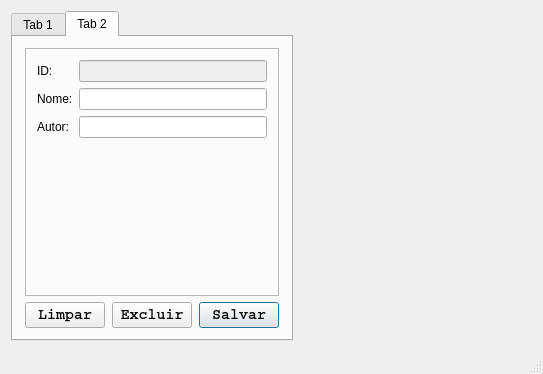
<?xml version="1.0" encoding="UTF-8"?>
<ui version="4.0">
 <class>MainWindow</class>
 <widget class="QMainWindow" name="MainWindow">
  <property name="geometry">
   <rect>
    <x>0</x>
    <y>0</y>
    <width>543</width>
    <height>374</height>
   </rect>
  </property>
  <property name="sizePolicy">
   <sizepolicy hsizetype="Preferred" vsizetype="Preferred">
    <horstretch>0</horstretch>
    <verstretch>0</verstretch>
   </sizepolicy>
  </property>
  <property name="windowTitle">
   <string>Biblioteca Kindle</string>
  </property>
  <widget class="QWidget" name="centralWidget">
   <layout class="QFormLayout" name="formLayout_2">
    <property name="fieldGrowthPolicy">
     <enum>QFormLayout::AllNonFixedFieldsGrow</enum>
    </property>
    <item row="0" column="0">
     <widget class="QTabWidget" name="tabMain">
      <property name="currentIndex">
       <number>1</number>
      </property>
      <widget class="QWidget" name="Livros">
       <attribute name="title">
        <string>Tab 1</string>
       </attribute>
       <layout class="QGridLayout" name="gridLayout">
        <item row="0" column="0">
         <widget class="QTableView" name="tableView">
          <property name="enabled">
           <bool>true</bool>
          </property>
          <property name="autoFillBackground">
           <bool>false</bool>
          </property>
          <property name="sizeAdjustPolicy">
           <enum>QAbstractScrollArea::AdjustIgnored</enum>
          </property>
          <property name="editTriggers">
           <set>QAbstractItemView::NoEditTriggers</set>
          </property>
         </widget>
        </item>
       </layout>
      </widget>
      <widget class="QWidget" name="tab_2">
       <attribute name="title">
        <string>Tab 2</string>
       </attribute>
       <layout class="QGridLayout" name="gridLayout_3">
        <item row="2" column="0">
         <widget class="QPushButton" name="pushButton_3">
          <property name="sizePolicy">
           <sizepolicy hsizetype="Fixed" vsizetype="Fixed">
            <horstretch>0</horstretch>
            <verstretch>0</verstretch>
           </sizepolicy>
          </property>
          <property name="font">
           <font>
            <family>Courier</family>
            <pointsize>11</pointsize>
            <weight>75</weight>
            <bold>true</bold>
           </font>
          </property>
          <property name="layoutDirection">
           <enum>Qt::RightToLeft</enum>
          </property>
          <property name="text">
           <string>Limpar</string>
          </property>
         </widget>
        </item>
        <item row="0" column="0" colspan="3">
         <widget class="QFrame" name="frame">
          <property name="frameShape">
           <enum>QFrame::StyledPanel</enum>
          </property>
          <property name="frameShadow">
           <enum>QFrame::Raised</enum>
          </property>
          <layout class="QFormLayout" name="formLayout">
           <property name="fieldGrowthPolicy">
            <enum>QFormLayout::AllNonFixedFieldsGrow</enum>
           </property>
           <item row="0" column="0">
            <widget class="QLabel" name="label">
             <property name="layoutDirection">
              <enum>Qt::RightToLeft</enum>
             </property>
             <property name="text">
              <string>ID:</string>
             </property>
            </widget>
           </item>
           <item row="0" column="1">
            <widget class="QLineEdit" name="lineEdit">
             <property name="enabled">
              <bool>false</bool>
             </property>
            </widget>
           </item>
           <item row="1" column="0">
            <widget class="QLabel" name="label_2">
             <property name="layoutDirection">
              <enum>Qt::RightToLeft</enum>
             </property>
             <property name="text">
              <string>Nome:</string>
             </property>
            </widget>
           </item>
           <item row="1" column="1">
            <widget class="QLineEdit" name="lineEdit_2"/>
           </item>
           <item row="2" column="0">
            <widget class="QLabel" name="label_3">
             <property name="layoutDirection">
              <enum>Qt::RightToLeft</enum>
             </property>
             <property name="text">
              <string>Autor:</string>
             </property>
            </widget>
           </item>
           <item row="2" column="1">
            <widget class="QLineEdit" name="lineEdit_3"/>
           </item>
          </layout>
         </widget>
        </item>
        <item row="2" column="2">
         <widget class="QPushButton" name="pushButton">
          <property name="sizePolicy">
           <sizepolicy hsizetype="Fixed" vsizetype="Fixed">
            <horstretch>0</horstretch>
            <verstretch>0</verstretch>
           </sizepolicy>
          </property>
          <property name="font">
           <font>
            <family>Courier</family>
            <pointsize>11</pointsize>
            <weight>75</weight>
            <bold>true</bold>
           </font>
          </property>
          <property name="layoutDirection">
           <enum>Qt::RightToLeft</enum>
          </property>
          <property name="text">
           <string>Salvar</string>
          </property>
          <property name="autoDefault">
           <bool>true</bool>
          </property>
          <property name="default">
           <bool>true</bool>
          </property>
         </widget>
        </item>
        <item row="2" column="1">
         <widget class="QPushButton" name="pushButton_2">
          <property name="sizePolicy">
           <sizepolicy hsizetype="Fixed" vsizetype="Fixed">
            <horstretch>0</horstretch>
            <verstretch>0</verstretch>
           </sizepolicy>
          </property>
          <property name="font">
           <font>
            <family>Courier</family>
            <pointsize>11</pointsize>
            <weight>75</weight>
            <bold>true</bold>
           </font>
          </property>
          <property name="layoutDirection">
           <enum>Qt::RightToLeft</enum>
          </property>
          <property name="text">
           <string>Excluir</string>
          </property>
         </widget>
        </item>
       </layout>
      </widget>
     </widget>
    </item>
   </layout>
  </widget>
  <widget class="QMenuBar" name="menuBar">
   <property name="geometry">
    <rect>
     <x>0</x>
     <y>0</y>
     <width>543</width>
     <height>20</height>
    </rect>
   </property>
  </widget>
  <widget class="QStatusBar" name="statusBar"/>
 </widget>
 <layoutdefault spacing="6" margin="11"/>
 <tabstops>
  <tabstop>tabMain</tabstop>
  <tabstop>tableView</tabstop>
  <tabstop>lineEdit</tabstop>
  <tabstop>lineEdit_2</tabstop>
  <tabstop>lineEdit_3</tabstop>
  <tabstop>pushButton</tabstop>
  <tabstop>pushButton_2</tabstop>
 </tabstops>
 <resources/>
 <connections>
  <connection>
   <sender>lineEdit_2</sender>
   <signal>returnPressed()</signal>
   <receiver>lineEdit_3</receiver>
   <slot>setFocus()</slot>
   <hints>
    <hint type="sourcelabel">
     <x>222</x>
     <y>169</y>
    </hint>
    <hint type="destinationlabel">
     <x>204</x>
     <y>227</y>
    </hint>
   </hints>
  </connection>
  <connection>
   <sender>lineEdit_3</sender>
   <signal>returnPressed()</signal>
   <receiver>pushButton</receiver>
   <slot>setFocus()</slot>
   <hints>
    <hint type="sourcelabel">
     <x>292</x>
     <y>234</y>
    </hint>
    <hint type="destinationlabel">
     <x>486</x>
     <y>284</y>
    </hint>
   </hints>
  </connection>
 </connections>
</ui>
